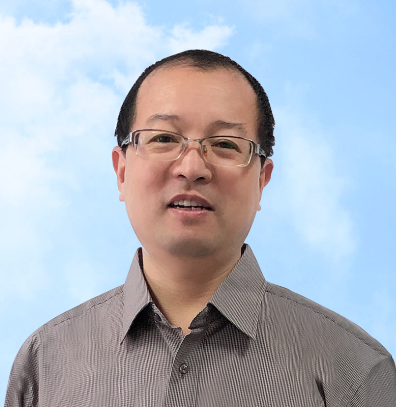
#> input picture data/home/aistudio/work/images/laoqi.png, 396 x 407 px
$ python '3.图像文件.py'
#> lines starting #> are read from the running program, lines starting #| are printed output that depends on the picture
from PIL import Image
color_image = Image.open("data/home/aistudio/work/images/laoqi.png")
#> color_image is the input picture: PIL image 396x407 RGBA; mean R, G, B, A 174.4, 180.7, 192, 255
#color_image.show()

gray_image= color_image.convert('L')
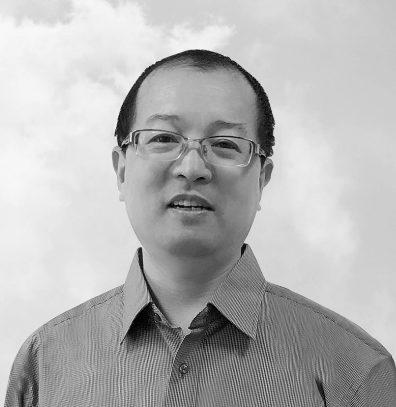
#> gray_image: PIL image 396x407 L; min 0, max 251, mean 180.1

import numpy as np
color_array = np.array(color_image)
print(color_array.shape)
#| (407, 396, 4)

import cv2
img = cv2.imread("data/home/aistudio/work/images/laoqi.png")
cv2.imshow('',img)
cv2.waitKey(0)
cv2.destroyAllWindows()

import matplotlib.pyplot as plt
plt.imshow(img,cmap='gray')
#plt默认有坐标，消除坐标
plt.xticks([]),plt.yticks([])
plt.show()
